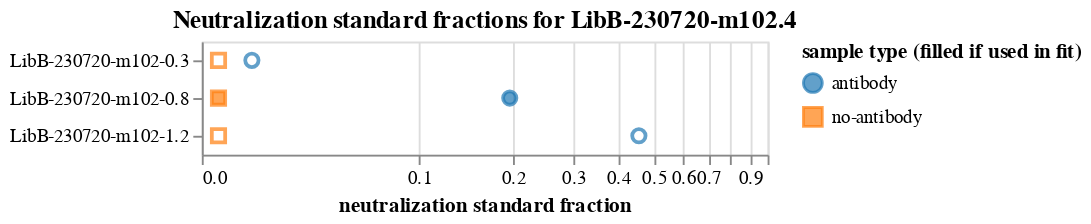

Source (notebook cell):
### Markdown cell above
Plot the neutralization standard fractions for each sample:

### Code cell
neut_standard_fracs_chart = (
    alt.Chart(
        neut_standard_fracs.rename(
            columns={"antibody_frac": "antibody", "no-antibody_frac": "no-antibody"}
        ).melt(
            id_vars=["sample", "use_in_fit", "concentration"],
            value_vars=["antibody", "no-antibody"],
            var_name="sample type",
            value_name="neutralization standard fraction",
        )
    )
    .encode(
        x=alt.X(
            "neutralization standard fraction",
            scale=alt.Scale(type="symlog", constant=0.04, domainMax=1),
        ),
        y=alt.Y("sample", sort=alt.SortField("concentration"), title=None),
        shape=alt.Shape("sample type", title="sample type (filled if used in fit)"),
        stroke=alt.Color(
            "sample type", scale=alt.Scale(range=["#1F77B4FF", "#FF7F0EFF"])
        ),
        color=alt.Color(
            "sample type", scale=alt.Scale(range=["#1F77B4FF", "#FF7F0EFF"])
        ),
        fillOpacity=alt.Opacity(
            "use_in_fit",
            scale=alt.Scale(domain=[True, False], range=[1, 0]),
        ),
        tooltip=[
            "sample",
            alt.Tooltip("concentration", format=".3g"),
            alt.Tooltip("neutralization standard fraction", format=".3g"),
        ],
    )
    .mark_point(filled=True, size=50)
    .configure_axis(labelLimit=500)
    .properties(title=f"Neutralization standard fractions for {selection}")
)

neut_standard_fracs_chart

### Figure 1 — Vega-Lite specification as saved in the notebook (floating-point values rounded to 4 significant figures)
{"config": {"view": {"continuousWidth": 300, "continuousHeight": 300}, "axis": {"labelLimit": 500}}, "data": {"name": "data-cad15bf1eb7fad819a88f6c069b0b5c6"}, "mark": {"type": "point", "filled": true, "size": 50}, "encoding": {"color": {"field": "sample type", "scale": {"range": ["#1F77B4FF", "#FF7F0EFF"]}, "type": "nominal"}, "fillOpacity": {"field": "use_in_fit", "scale": {"domain": [true, false], "range": [1, 0]}, "type": "nominal"}, "shape": {"field": "sample type", "title": "sample type (filled if used in fit)", "type": "nominal"}, "stroke": {"field": "sample type", "scale": {"range": ["#1F77B4FF", "#FF7F0EFF"]}, "type": "nominal"}, "tooltip": [{"field": "sample", "type": "nominal"}, {"field": "concentration", "format": ".3g", "type": "quantitative"}, {"field": "neutralization standard fraction", "format": ".3g", "type": "quantitative"}], "x": {"field": "neutralization standard fraction", "scale": {"constant": 0.04, "domainMax": 1, "type": "symlog"}, "type": "quantitative"}, "y": {"field": "sample", "sort": {"field": "concentration"}, "title": null, "type": "nominal"}}, "title": "Neutralization standard fractions for LibB-230720-m102.4", "$schema": "https://vega.github.io/schema/vega-lite/v5.8.0.json", "datasets": {"data-cad15bf1eb7fad819a88f6c069b0b5c6": [{"sample": "LibB-230720-m102-0.3", "use_in_fit": false, "concentration": 0.3, "sample type": "antibody", "neutralization standard fraction": 0.01337}, {"sample": "LibB-230720-m102-0.8", "use_in_fit": true, "concentration": 0.8, "sample type": "antibody", "neutralization standard fraction": 0.1956}, {"sample": "LibB-230720-m102-1.2", "use_in_fit": false, "concentration": 1.2, "sample type": "antibody", "neutralization standard fraction": 0.4556}, {"sample": "LibB-230720-m102-0.3", "use_in_fit": false, "concentration": 0.3, "sample type": "no-antibody", "neutralization standard fraction": 0.004034}, {"sample": "LibB-230720-m102-0.8", "use_in_fit": true, "concentration": 0.8, "sample type": "no-antibody", "neutralization standard fraction": 0.004034}, {"sample": "LibB-230720-m102-1.2", "use_in_fit": false, "concentration": 1.2, "sample type": "no-antibody", "neutralization standard fraction": 0.004034}]}}
